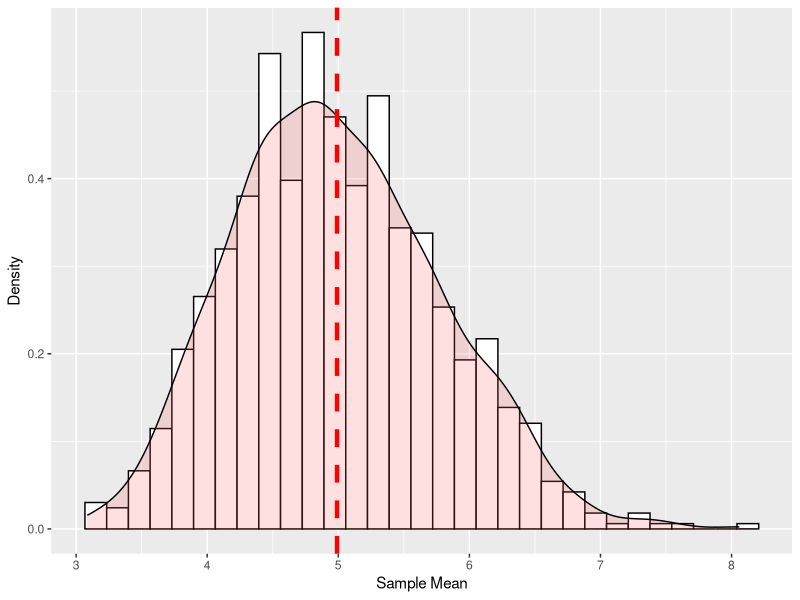
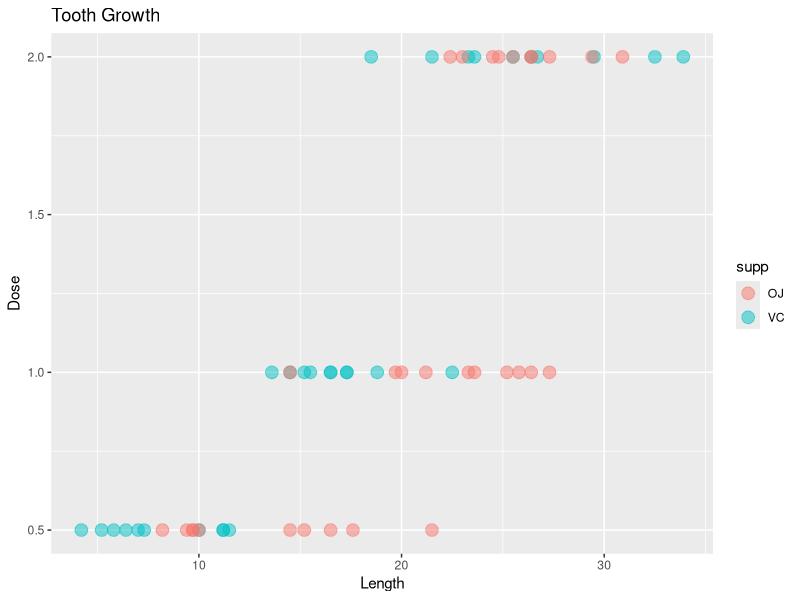

Reproduce these figures in R, in order. (Note: this script raises an error after producing the figures.)
## ---- chunk 1
set.seed(1)
nosim <- 1000
n <- 40
lambda <- .2
sample.mean <- apply(matrix(rexp(nosim * n, lambda), nosim), 1, mean)
## ---- chunk 2
range.SM <- range(sample.mean); range.SM
mean.SM <- mean(sample.mean); mean.SM
sd.SM <- sd(sample.mean); sd.SM
variance.SM <- sd.SM ^ 2; variance.SM
median.SM <- qnorm(0.5, mean.SM, sd.SM); median.SM
## ---- chunk 3
library(ggplot2)
df <- data.frame(x = 1:nosim, y = sample.mean)
ggplot(df, aes(x = sample.mean)) +
        geom_histogram(aes(y = ..density..),
                       binwidth = abs(range.SM[1] - range.SM[2])/30, color = "black", fill = "white") +
        geom_density(alpha = 0.2, fill = "#FF6666") +
        geom_vline(aes(xintercept = mean.SM), color = "red", linetype = "dashed", size = 1.5) +
        labs(y = "Density", x = "Sample Mean")
## ---- chunk 4
mu = 1 / lambda; mu
sd.E = 1 / lambda; sd.E
variance.E = sd.E^2; variance.E
## ---- chunk 5
library(datasets)
data(ToothGrowth)
## ---- chunk 6
head(ToothGrowth)
str(ToothGrowth)
summary(ToothGrowth)
table(ToothGrowth$supp, ToothGrowth$dose)
## ---- chunk 7
library(ggplot2)
ggplot(ToothGrowth, aes(len, dose)) + geom_point(aes(color = supp), size = 4, alpha = 1/2) + labs(title = "Tooth Growth") + labs(x = "Length", y = "Dose")
## ---- chunk 8
TG0.5and1.0 = subset(ToothGrowth, dose %in% c(0.5, 1.0))
t.test(len ~ dose, paired = FALSE, var.equal = TRUE, data = TG0.5and1.0)
## ---- chunk 9
TG1.0and2.0 = subset(ToothGrowth, dose %in% c(1.0, 2.0))
t.test(len ~ dose, paired = FALSE, var.equal = TRUE, data = TG1.0and2.0)
## ---- chunk 10
t.test(len ~ supp, paired = FALSE, var.equal = FALSE, data = ToothGrowth)
